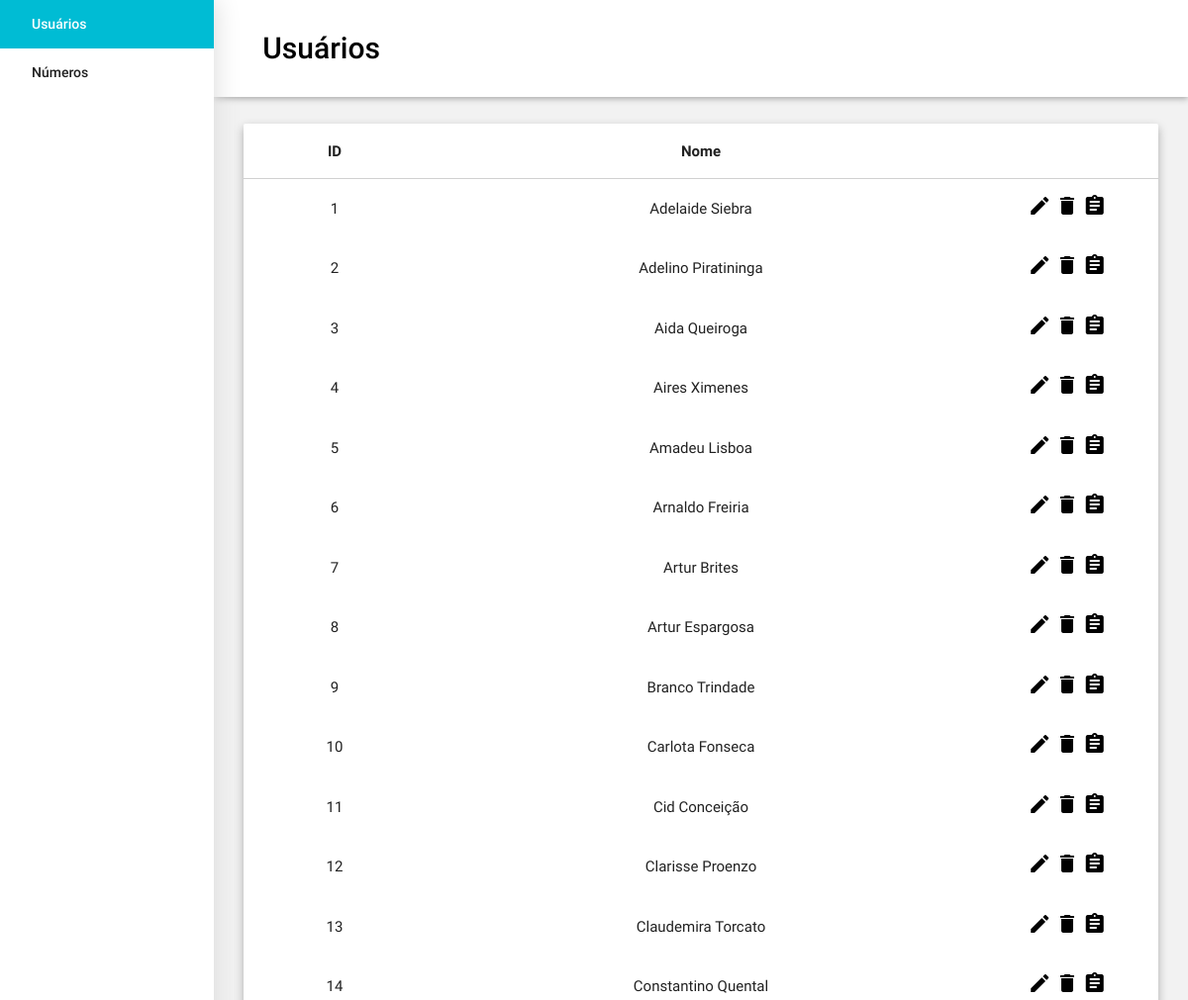
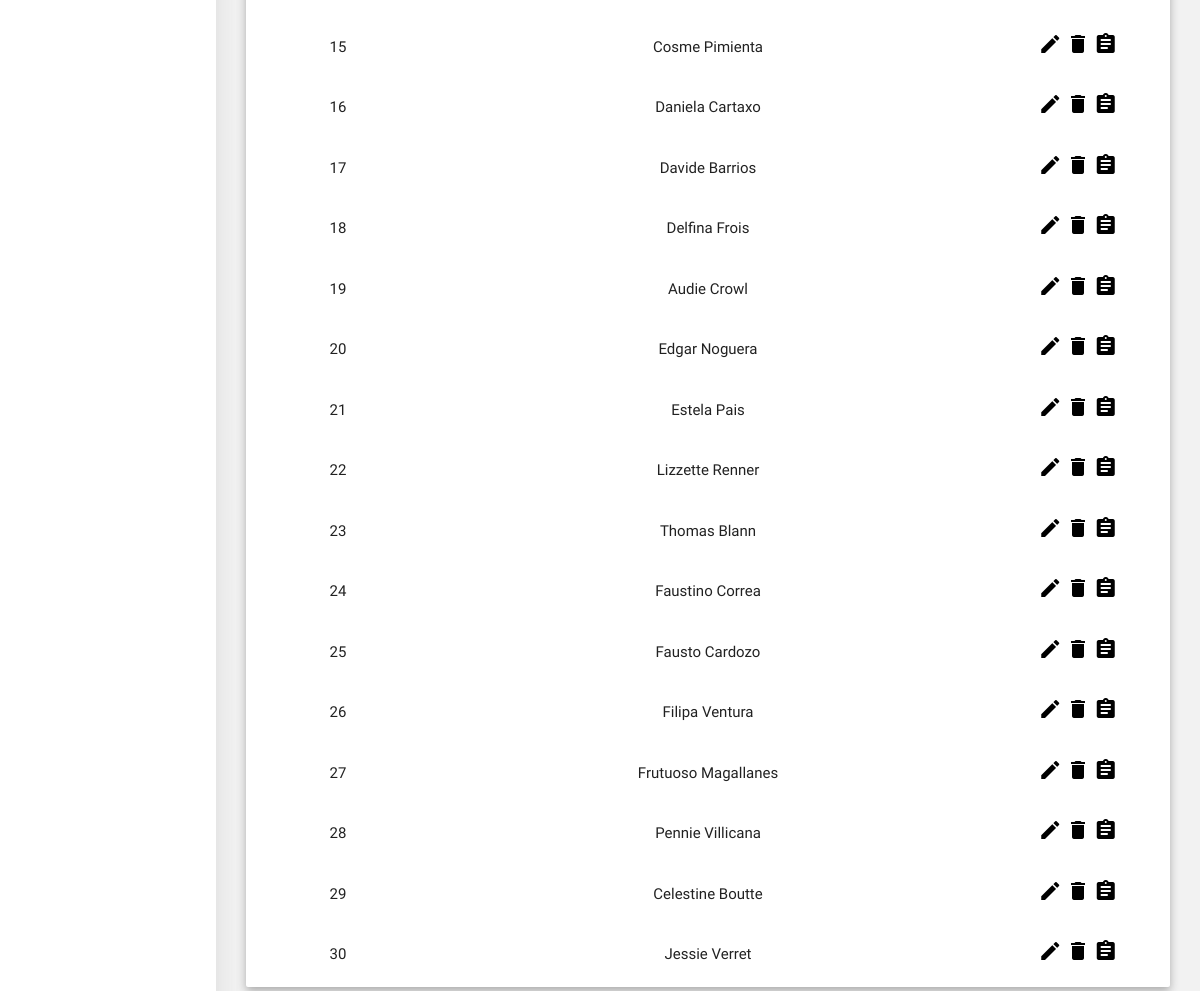
The page / on the database its author committed (2 pictures, top to bottom).
### tables this page shows
create table user (
  id integer primary key not null auto_increment,
  name varchar(50) not null);

### users-table.php (the view)
<?php
echo("<table class='centered responsive-table'>");
$querySelect = mysqli_query($con, "select * from user order by id");
echo("<thead>
        <tr>
            <th>ID</th>
            <th>Nome</th>
            <th></th>
        </tr>
    </thead>"
);
while ($resSelect = mysqli_fetch_array($querySelect)) {
    echo("<tbody>
            <tr>
                <td style='width: 20%'>" . $resSelect['id'] . "</td>
                <td style='width: 60%'>" . $resSelect['name'] . "</td>
                <td style='width: 20%'>
                    <a href='#main-modal'><i class='material-icons'>edit</i></a>
                    <a href='#main-modal'><i class='material-icons'>delete</i></a>
                    <a href='#main-modal'><i class='material-icons'>assignment</i></a>
                </td>
            </tr>
        </tbody>"
    );
}
echo("</table>");

### css/style.css (style rules this page uses)
body { background-color: rgba(0, 0, 0, 0.05); padding-left: 18%; }
i { color: black; }

### rows shown on the page
user: id "1", name "Adelaide Siebra"
user: id "2", name "Adelino Piratininga"
user: id "3", name "Aida Queiroga"
user: id "4", name "Aires Ximenes"
user: id "5", name "Amadeu Lisboa"
user: id "6", name "Arnaldo Freiria"
user: id "7", name "Artur Brites"
user: id "8", name "Artur Espargosa"
user: id "9", name "Branco Trindade"
user: id "10", name "Carlota Fonseca"
user: id "11", name "Cid Conceição"
user: id "12", name "Clarisse Proenzo"
user: id "13", name "Claudemira Torcato"
user: id "14", name "Constantino Quental"
user: id "15", name "Cosme Pimienta"
user: id "16", name "Daniela Cartaxo"
user: id "17", name "Davide Barrios"
user: id "18", name "Delfina Frois"
user: id "19", name "Audie Crowl"
user: id "20", name "Edgar Noguera"
user: id "21", name "Estela Pais"
user: id "22", name "Lizzette Renner"
user: id "23", name "Thomas Blann"
user: id "24", name "Faustino Correa"
user: id "25", name "Fausto Cardozo"
user: id "26", name "Filipa Ventura"
user: id "27", name "Frutuoso Magallanes"
user: id "28", name "Pennie Villicana"
user: id "29", name "Celestine Boutte"
user: id "30", name "Jessie Verret"
